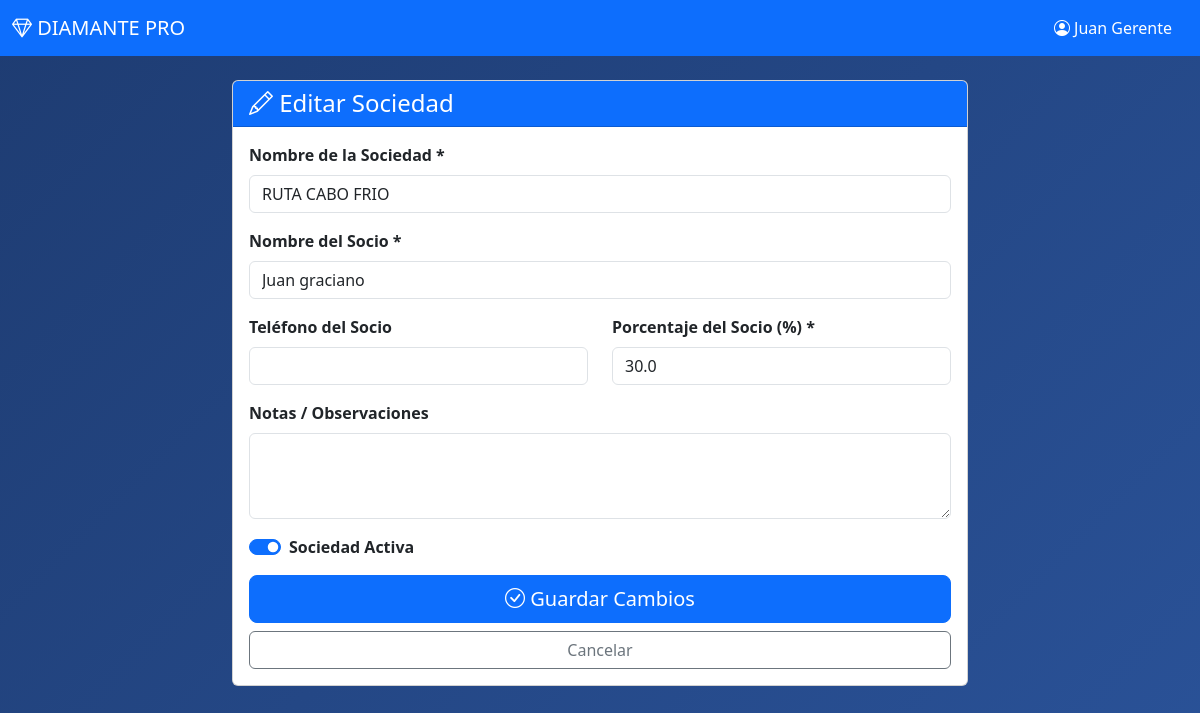
Page /sociedades/editar/1 (signed in) on the committed database.
### app/models.py (models this page shows, shortened)
class Sociedad(db.Model):
    __tablename__ = 'sociedades'
    id = db.Column(db.Integer, primary_key=True)
    nombre = db.Column(db.String(100), nullable=False)  # Ej: "Sociedad con Juan Pérez"
    nombre_socio = db.Column(db.String(100), nullable=False)  # Mantener por compatibilidad
    telefono_socio = db.Column(db.String(20))
    porcentaje_socio = db.Column(db.Float, default=50.0)  # Porcentaje del socio principal
    activo = db.Column(db.Boolean, default=True)
    fecha_creacion = db.Column(db.DateTime, default=datetime.utcnow)
    notas = db.Column(db.String(500))
    nombre_socio_2 = db.Column(db.String(100))
    telefono_socio_2 = db.Column(db.String(20))
    porcentaje_socio_2 = db.Column(db.Float, default=0.0)
    nombre_socio_3 = db.Column(db.String(100))
    telefono_socio_3 = db.Column(db.String(20))
    porcentaje_socio_3 = db.Column(db.Float, default=0.0)

### app/routes.py (the view)
    @app.route('/sociedades/editar/<int:sociedad_id>')
    def sociedades_editar(sociedad_id):
        if 'usuario_id' not in session:
            return redirect(url_for('home'))
        if session.get('rol') not in ['dueno', 'gerente']:
            return redirect(url_for('dashboard'))
        sociedad = Sociedad.query.get_or_404(sociedad_id)
        return render_template('sociedades_editar.html',
                             sociedad=sociedad,
                             nombre=session.get('nombre'),
                             rol=session.get('rol'))

### app/templates/sociedades_editar.html (shortened to what this page needs)
<!DOCTYPE html>
<html lang="es">
<head>
    <link href="https://cdn.jsdelivr.net/npm/bootstrap@5.3.0/dist/css/bootstrap.min.css" rel="stylesheet">
    <link rel="stylesheet" href="https://cdn.jsdelivr.net/npm/bootstrap-icons@1.11.0/font/bootstrap-icons.css">
</head>
<body>
    <nav class="navbar navbar-expand-lg navbar-dark bg-primary">
        <div class="container-fluid">
            <a class="navbar-brand" href="/dashboard">
                <i class="bi bi-gem"></i> DIAMANTE PRO
            </a>
            <div class="d-flex align-items-center">
                <span class="text-white me-3">
                    <i class="bi bi-person-circle"></i> {{ nombre }}
                </span>
            </div>
        </div>
    </nav>
    <div class="container mt-4">
        <div class="row">
            <div class="col-md-8 offset-md-2">
                <div class="card">
                    <div class="card-header bg-primary text-white">
                        <h4 class="mb-0"><i class="bi bi-pencil"></i> Editar Sociedad</h4>
                    </div>
                    <div class="card-body">
                        <form method="POST" action="/sociedades/actualizar/{{ sociedad.id }}">
                            <div class="mb-3">
                                <label class="form-label fw-bold">Nombre de la Sociedad *</label>
                                <input type="text" name="nombre" class="form-control" required
                                       value="{{ sociedad.nombre }}">
                            </div>
                            <div class="mb-3">
                                <label class="form-label fw-bold">Nombre del Socio *</label>
                                <input type="text" name="nombre_socio" class="form-control" required
                                       value="{{ sociedad.nombre_socio }}">
                            </div>
                            <div class="row">
                                <div class="col-md-6 mb-3">
                                    <label class="form-label fw-bold">Teléfono del Socio</label>
                                    <input type="text" name="telefono_socio" class="form-control"
                                           value="{{ sociedad.telefono_socio or '' }}">
                                </div>
                                <div class="col-md-6 mb-3">
                                    <label class="form-label fw-bold">Porcentaje del Socio (%) *</label>
                                    <input type="number" name="porcentaje_socio" class="form-control"
                                           value="{{ sociedad.porcentaje_socio }}" min="0" max="100" step="0.1" required>
                                </div>
                            </div>
                            <div class="mb-3">
                                <label class="form-label fw-bold">Notas / Observaciones</label>
                                <textarea name="notas" class="form-control" rows="3">{{ sociedad.notas or '' }}</textarea>
                            </div>
                            <div class="mb-3">
                                <div class="form-check form-switch">
                                    <input class="form-check-input" type="checkbox" name="activo"
                                           id="activo" {% if sociedad.activo %}checked{% endif %}>
                                    <label class="form-check-label fw-bold" for="activo">
                                        Sociedad Activa
                                    </label>
                                </div>
                            </div>
                            <div class="d-grid gap-2">
                                <button type="submit" class="btn btn-primary btn-lg">
                                    <i class="bi bi-check-circle"></i> Guardar Cambios
                                </button>
                                <a href="/sociedades" class="btn btn-outline-secondary">
                                    Cancelar
                                </a>
                            </div>
                        </form>
                    </div>
                </div>
            </div>
        </div>
    </div>
</body>
</html>

### app/templates/sociedades_editar.html (style rules this page uses)
body { background: linear-gradient(135deg, #1e3c72 0%, #2a5298 100%); min-height: 100vh; }

### rows in the picture
Sociedad: nombre "RUTA CABO FRIO", nombre_socio "Juan graciano", porcentaje_socio "30.0", activo "☑"

### other values in the picture
{{ nombre }} "Juan Gerente"
